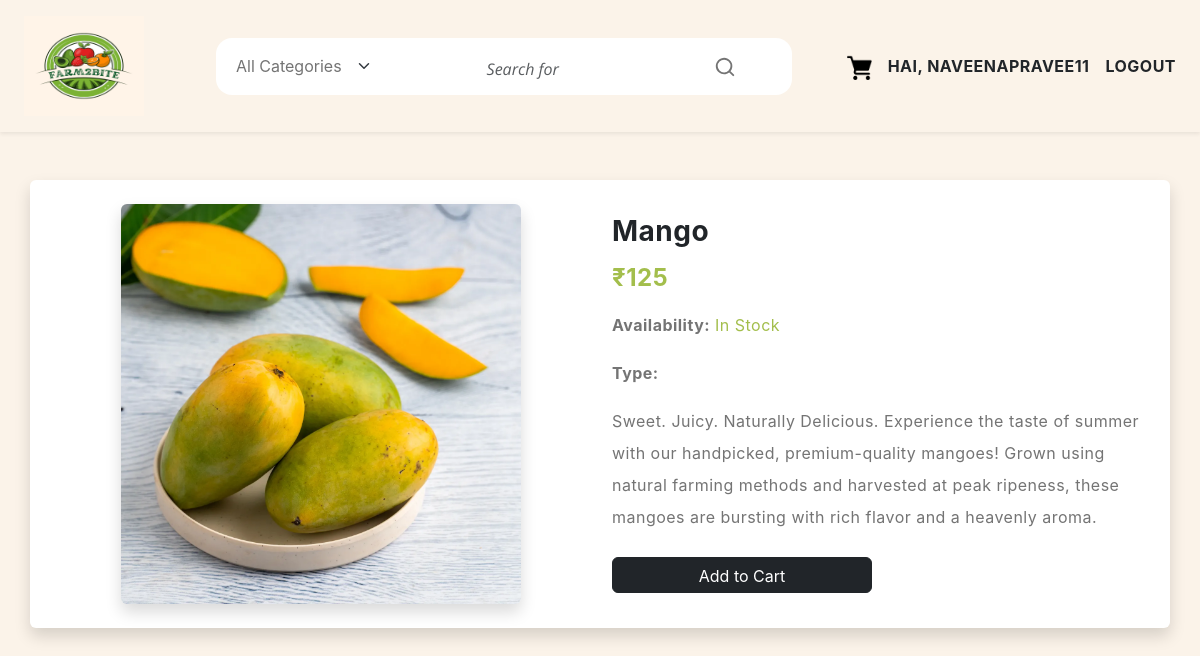
The app's page /product/fruits/mango/ (signed in) with its own data.
### shop/models.py (models this page shows, shortened)
class Product(models.Model):
    name=models.CharField(max_length=250,unique=True)
    slug=models.SlugField(max_length=250,unique=True)
    image=models.ImageField(upload_to='products')
    description=models.TextField()
    stock=models.IntegerField()
    availability=models.BooleanField(default=True)
    offer=models.BooleanField(default=False)
    price=models.IntegerField()
    Category=models.ForeignKey(Category_list,on_delete=models.CASCADE)
    quantity=models.CharField(max_length=150,default=1)
    offer_price=models.IntegerField(default=10)
    actual_price=models.IntegerField(default=0)

### shop/views.py (the view)
# urls.py: path('product/<slug:c_slug>/<slug:product_slug>/',views.product_detail,name='details'),
@login_required
def product_detail(request, c_slug, product_slug):
    pro = get_object_or_404(Product, Category__slug=c_slug, slug=product_slug)
    return render(request, 'product_details.html', {'pro': pro})

### templates/product_details.html (shortened to what this page needs)
{% extends 'base.html' %}
{% load static %}
{% block content %}
<div class="container my-5 bg-white p-4 rounded shadow">
  <div class="row g-4 align-items-center">
    <div class="col-md-6 text-center">
      <img src="{{ pro.image.url }}" alt="{{ pro.name }}" class="img-fluid rounded shadow" style="max-height: 400px;">
    </div>
    <div class="col-md-6">
      <h3 class="mb-3">{{ pro.name }}</h3>
      <h4 class="text-success mb-3">₹{{ pro.price }}</h4>
      <p><strong>Availability:</strong>
        {% if pro.availability %}
          <span class="text-success">In Stock</span>
        {% else %}
          <span class="text-danger">Out of Stock</span>
        {% endif %}
      </p>
      <p><strong>Type:</strong> {{ pro.category.name }}</p>
      <p class="mt-3">{{ pro.description }}</p>
      <div class="d-flex flex-wrap gap-2 mt-4">
        <a href="{% url 'addcart' pro.id %}" ><button class="btn btn-dark">Add to Cart</button></a>
      </div>
    </div>
  </div>
</div>
<link href="https://cdn.jsdelivr.net/npm/bootstrap-icons@1.10.5/font/bootstrap-icons.css" rel="stylesheet">
{% endblock %}

### static/css/style.css (style rules this page uses)
body { background-color: rgb(251, 243, 233); --heading-font : "Inter", sans-serif; --bs-link-color: #333; --bs-link-hover-color:#333; --bs-link-color-rgb: 40,40,40; --bs-link-hover-color-rgb: 0,0,0; --bs-light-rgb: 248, 248, 248; --bs-font-sans-serif: "Inter", sans-serif; --bs-body-font-family: var(--bs-font-sans-serif); --bs-body-font-size: 1rem; --bs-body-font-weight: 400; --bs-body-line-height: 2; --bs-body-color: #747474; --bs-primary: #6BB252; --bs-primary-rgb: 107, 178, 82; --bs-secondary: #364127; --bs-secondary-rgb: 54, 65, 39; --bs-danger: #F95F09; --bs-danger-rgb: 249, 95, 9; --bs-success: #a3be4c; --bs-success-rgb: 163, 190, 76; --bs-primary-bg-subtle: #FFF9EB; --bs-success-bg-subtle: #eef5e5; --bs-border-color: #F7F7F7; }
body { letter-spacing: 0.03em; }
h1,h2,h3,h4,h5,h6 { font-family: var(--heading-font); color: var(--bs-dark); font-weight: 700; }
.container, .container-fluid, .container-lg, .container-md, .container-sm, .container-xl, .container-xxl { --bs-gutter-x: 3rem; }
input, button { border: none; outline: none; background: none; font-family: 'Open Sans', Helvetica, Arial, sans-serif; }
button { display: block; margin: 0 auto; width: 260px; height: 36px; border-radius: 30px; color: #fff; font-size: 15px; cursor: pointer; }

### records on screen
Product: image (picture), name "Mango", price "125", description "Sweet. Juicy. Naturally Delicious. Experience the taste of summer with our handpicked, premium-quality mangoes! Grown using natural farming methods and harvested at peak ripeness, these mangoes are bursting with rich flavor and a heavenly aroma."

### other values on screen
{{ username }} "NAVEENAPRAVEE11"
